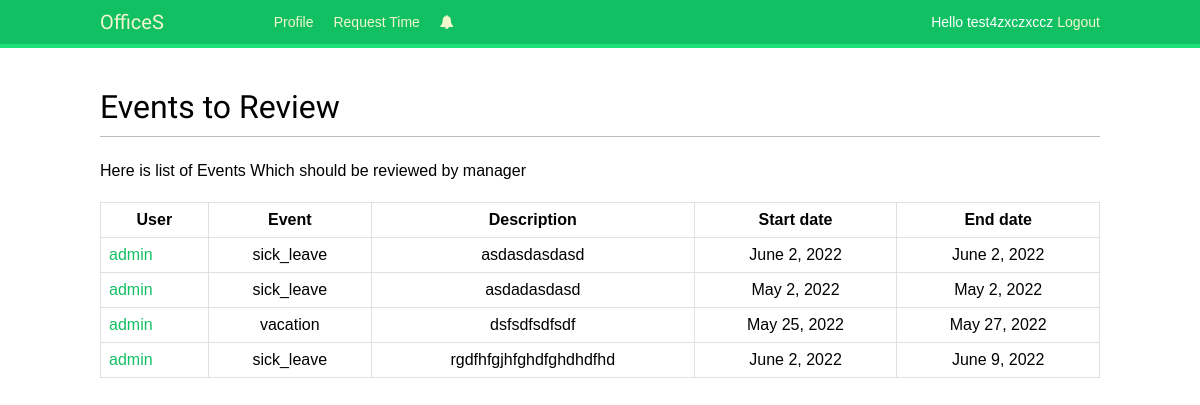
Page /events_to_review/ (signed in) on the earlier database version.
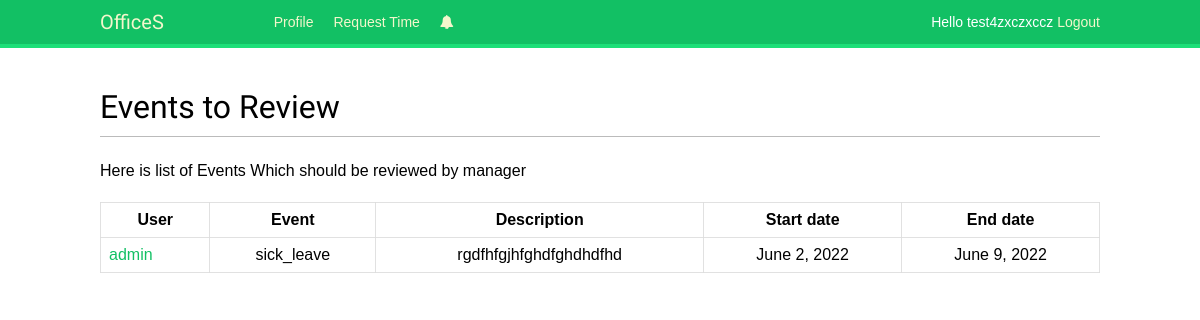
Same page on the later database version.
### offices/models.py (models this page shows)
class Event(models.Model):
    STATUS = (
       ('rejected', ('Rejected')),
       ('accepted', ('Accepted')),
       ('in_review', ('Created')),
   )
    TYPE = (
       ('vacation', ('Vacation')),
       ('sick_leave', ('Sick leave')),
   )
    type = models.CharField(max_length=32, choices=TYPE)
    description = models.TextField()
    start_date = models.DateField(blank=True,null=True)
    end_date = models.DateField(blank=True,null=True)
    user_fk = models.ForeignKey(settings.AUTH_USER_MODEL, on_delete=models.CASCADE, default=None, related_name='%(class)s_user')
    status = models.CharField(max_length=32,default='In_review', choices=STATUS)

### offices/views.py (the view)
# urls.py: path('events_to_review/', views.in_review_requests, name='events_to_review'),
@login_required(login_url='../../')
def in_review_requests(request):
    user = request.user
    print(user.id)
    if user.is_superuser:
        test = Event.objects.filter(status = 'in_review')
        print(test)
        return render(request,
              'offices/events_to_review.html', locals()
             )
    else:
        profile = Profile.objects.get(user=user.id)
        if profile.is_manager == True:
            print(profile.project_fk)
            users = Profile.objects.filter(project_fk = profile.project_fk )
            test = 1
            for u in users:
                events_to_show = Event.objects.filter(user_fk = u.id, status = 'in_review' )
                if type(test) == int:
                    test =  events_to_show
                else:
                    test = test | events_to_show
            print(test)
            return render(request,
                'offices/events_to_review.html', locals()
                )
        else:
            messages.error(request, 'You are not a manager')
            return redirect('../../')

### offices/models.py (called while the page is built)
    def __str__(self):
        return self.name

### offices/templates/offices/events_to_review.html (shortened to what this page needs)
{% extends 'base.html' %}
{% block content %}
<h1>Events to Review</h1>
<p>Here is list of Events Which should be reviewed by manager</p>
<div id="main" class="events-list">
    <table>
        <thead>
          <tr>
               <th>User</th>
               <th>Event</th>
               <th>Description</th>
               <th>Start date </th>
               <th>End date</th>
          </tr>
        </thead>
        <tbody>
            {% for event in test %}
             <tr>
               <td id="users">
              <a href="../event/{{ event.id }}">{{ event.user_fk }}</a></a></td>
              <td>{{ event.type }}</td>
              <td>{{ event.description }}</td>
              <td>{{ event.start_date }}</td>
              <td>{{ event.end_date }}</td>
             </tr>
            {% endfor %}
          </tbody>
      </table>
</div>
{% endblock  %}

Differences in the rows shown:
no longer on this page (row edited): Event: user_fk "admin", type "sick_leave", description "asdasdasdasd", start_date "June 2, 2022", end_date "June 2, 2022"
no longer on this page (row edited): Event: user_fk "admin", type "sick_leave", description "asdadasdasd", start_date "May 2, 2022", end_date "May 2, 2022"
no longer on this page (row edited): Event: user_fk "admin", type "vacation", description "dsfsdfsdfsdf", start_date "May 25, 2022", end_date "May 27, 2022"
